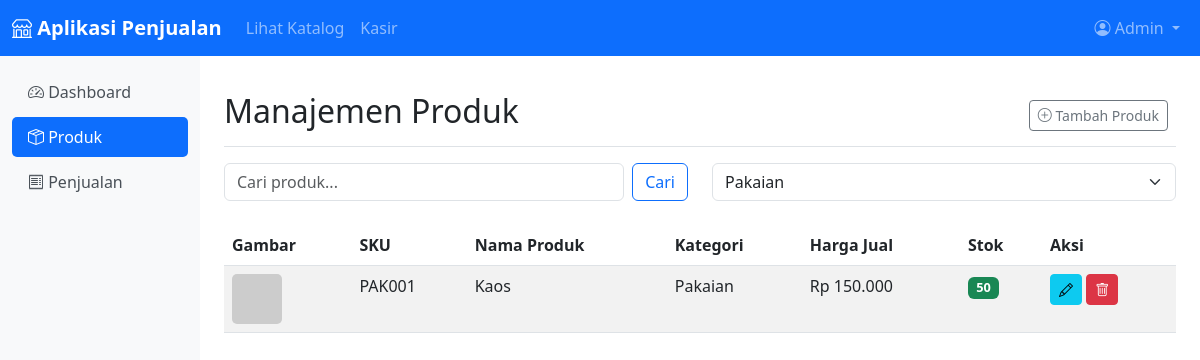
Page /products.php?category=2 (signed in) on the committed database.
### tables this page shows
CREATE TABLE products (
    id INT AUTO_INCREMENT PRIMARY KEY,
    sku VARCHAR(50) NOT NULL UNIQUE,
    nama VARCHAR(100) NOT NULL,
    category_id INT,
    deskripsi TEXT,
    harga_jual DECIMAL(10,2) NOT NULL,
    harga_beli DECIMAL(10,2),
    stok INT NOT NULL DEFAULT 0,
    gambar_path VARCHAR(255),
    created_at TIMESTAMP DEFAULT CURRENT_TIMESTAMP,
    updated_at TIMESTAMP DEFAULT CURRENT_TIMESTAMP ON UPDATE CURRENT_TIMESTAMP,
    FOREIGN KEY (category_id) REFERENCES categories(id) ON DELETE SET NULL
);

CREATE TABLE categories (
    id INT AUTO_INCREMENT PRIMARY KEY,
    nama VARCHAR(50) NOT NULL,
    slug VARCHAR(50) NOT NULL UNIQUE
);

### products.php (the view, shortened to what this page needs)
<?php
include 'koneksi.php';
$limit = 10;
$page = isset($_GET['page']) ? (int)$_GET['page'] : 1;
$offset = ($page - 1) * $limit;
$where = "";
$params = [];
$types = "";
if (isset($_GET['category']) && !empty($_GET['category'])) {
    $where .= " AND p.category_id = ?";
    $params[] = $_GET['category'];
    $types .= "i";
}
$query = "SELECT p.*, c.nama as category_nama FROM products p
          LEFT JOIN categories c ON p.category_id = c.id
          WHERE 1=1" . $where . "
          ORDER BY p.created_at DESC
          LIMIT ? OFFSET ?";
$stmt = $conn->prepare($query);
$all_params = $params;
$all_params[] = $limit;
$all_params[] = $offset;
$all_types = $types . "ii";
$stmt->bind_param($all_types, ...$all_params);
$stmt->execute();
$result = $stmt->get_result();
$products = [];
if ($result->num_rows > 0) {
    while ($row = $result->fetch_assoc()) {
        $products[] = $row;
    }
}
$categories = [];
$result = $conn->query("SELECT * FROM categories ORDER BY nama");
if ($result->num_rows > 0) {
    while ($row = $result->fetch_assoc()) {
        $categories[] = $row;
    }
}
?>
<!DOCTYPE html>
<html lang="id">
<head>
    <link href="https://cdn.jsdelivr.net/npm/bootstrap@5.3.0/dist/css/bootstrap.min.css" rel="stylesheet">
    <link rel="stylesheet" href="https://cdn.jsdelivr.net/npm/bootstrap-icons@1.10.0/font/bootstrap-icons.css">
</head>
<body>
    <nav class="navbar navbar-expand-lg navbar-dark bg-primary">
        <div class="container-fluid">
            <a class="navbar-brand" href="#">
                <i class="bi bi-shop"></i> Aplikasi Penjualan
            </a>
            <div class="collapse navbar-collapse" id="navbarNav">
                <ul class="navbar-nav me-auto">
                    <li class="nav-item">
                        <a class="nav-link" href="index.php">Lihat Katalog</a>
                    </li>
                    <li class="nav-item">
                        <a class="nav-link" href="pos.php">Kasir</a>
                    </li>
                </ul>
                <ul class="navbar-nav">
                    <li class="nav-item dropdown">
                        <a class="nav-link dropdown-toggle" href="#" id="navbarDropdown" role="button" data-bs-toggle="dropdown">
                            <i class="bi bi-person-circle"></i> <?php echo htmlspecialchars($_SESSION['admin_name']); ?>
                        </a>
                    </li>
                </ul>
            </div>
        </div>
    </nav>
    <div class="container-fluid">
        <div class="row">
            <div class="col-md-3 col-lg-2 d-md-block sidebar collapse">
                <div class="position-sticky pt-3">
                    <ul class="nav flex-column">
                        <li class="nav-item">
                            <a class="nav-link" href="admin_dashboard.php">
                                <i class="bi bi-speedometer2"></i> Dashboard
                            </a>
                        </li>
                        <li class="nav-item">
                            <a class="nav-link active" href="products.php">
                                <i class="bi bi-box-seam"></i> Produk
                            </a>
                        </li>
                        <li class="nav-item">
                            <a class="nav-link" href="sales_list.php">
                                <i class="bi bi-receipt"></i> Penjualan
                            </a>
                        </li>
                    </ul>
                </div>
            </div>
            <div class="col-md-9 ms-sm-auto col-lg-10 px-md-4 content">
                <div class="d-flex justify-content-between flex-wrap flex-md-nowrap align-items-center pt-3 pb-2 mb-3 border-bottom">
                    <h1 class="h2">Manajemen Produk</h1>
                    <div class="btn-toolbar mb-2 mb-md-0">
                        <div class="btn-group me-2">
                            <a href="product_form.php" class="btn btn-sm btn-outline-secondary">
                                <i class="bi bi-plus-circle"></i> Tambah Produk
                            </a>
                        </div>
                    </div>
                </div>
                <div class="row mb-4">
                    <div class="col-md-6">
                        <form action="products.php" method="get" class="d-flex">
                            <input class="form-control me-2" type="search" name="search" placeholder="Cari produk..."
                                   value="<?php echo isset($_GET['search']) ? htmlspecialchars($_GET['search']) : ''; ?>">
                            <button class="btn btn-outline-primary" type="submit">Cari</button>
                        </form>
                    </div>
                    <div class="col-md-6">
                        <form action="products.php" method="get">
                            <select class="form-select" name="category" onchange="this.form.submit()">
                                <?php foreach ($categories as $category): ?>
                                    <option value="<?php echo $category['id']; ?>"
                                            <?php echo (isset($_GET['category']) && $_GET['category'] == $category['id']) ? 'selected' : ''; ?>>
                                        <?php echo htmlspecialchars($category['nama']); ?>
                                    </option>
                                <?php endforeach; ?>
                            </select>
                        </form>
                    </div>
                </div>
                <div class="table-responsive">
                    <table class="table table-striped table-hover">
                        <thead>
                            <tr>
                                <th>Gambar</th>
                                <th>SKU</th>
                                <th>Nama Produk</th>
                                <th>Kategori</th>
                                <th>Harga Jual</th>
                                <th>Stok</th>
                                <th>Aksi</th>
                            </tr>
                        </thead>
                        <tbody>
                            <?php if (empty($products)): ?>
                                <tr>
                                    <td colspan="7" class="text-center">Tidak ada produk yang ditemukan.</td>
                                </tr>
                            <?php else: ?>
                                <?php foreach ($products as $product): ?>
                                    <tr>
                                        <td>
                                            <?php if (!empty($product['gambar_path'])): ?>
                                                <img src="download_image.php?path=<?php echo urlencode($product['gambar_path']); ?>"
                                                     class="product-image" alt="<?php echo htmlspecialchars($product['nama']); ?>">
                                            <?php else: ?>
                                                <img src="https://via.placeholder.com/50x50?text=No+Image"
                                                     class="product-image" alt="No Image">
                                            <?php endif; ?>
                                        </td>
                                        <td><?php echo htmlspecialchars($product['sku']); ?></td>
                                        <td><?php echo htmlspecialchars($product['nama']); ?></td>
                                        <td><?php echo htmlspecialchars($product['category_nama']); ?></td>
                                        <td>Rp <?php echo number_format($product['harga_jual'], 0, ',', '.'); ?></td>
                                        <td>
                                            <?php if ($product['stok'] > 10): ?>
                                                <span class="badge bg-success stock-badge"><?php echo $product['stok']; ?></span>
                                            <?php elseif ($product['stok'] > 0): ?>
                                                <span class="badge bg-warning stock-badge"><?php echo $product['stok']; ?></span>
                                            <?php else: ?>
                                                <span class="badge bg-danger stock-badge">Habis</span>
                                            <?php endif; ?>
                                        </td>
                                        <td class="action-buttons">
                                            <a href="product_form.php?id=<?php echo $product['id']; ?>" class="btn btn-sm btn-info">
                                                <i class="bi bi-pencil"></i>
                                            </a>
                                            <a href="products.php?delete=<?php echo $product['id']; ?>"
                                               class="btn btn-sm btn-danger"
                                               onclick="return confirm('Apakah Anda yakin ingin menghapus produk ini?')">
                                                <i class="bi bi-trash"></i>
                                            </a>
                                        </td>
                                    </tr>
                                <?php endforeach; ?>
                            <?php endif; ?>
                        </tbody>
                    </table>
                </div>
            </div>
        </div>
    </div>
</body>
</html>

### products.php (style rules this page uses)
.navbar-brand { font-weight: bold; }
.sidebar { min-height: calc(100vh - 56px); background-color: #f8f9fa; }
.sidebar .nav-link { color: #495057; border-radius: 5px; margin-bottom: 5px; }
.sidebar .nav-link.active { background-color: #0d6efd; color: white; }
.content { padding: 20px; }
.product-image { width: 50px; height: 50px; object-fit: cover; border-radius: 5px; }
.stock-badge { font-size: 0.8rem; }
.action-buttons .btn { padding: 0.25rem 0.5rem; font-size: 0.875rem; }

### rows in the picture
products: sku "PAK001", nama "Kaos", category.nama "Pakaian", harga_jual "150.000", stok "50"

### other values in the picture
$_SESSION['admin_name'] "Admin"
form field category "Pakaian"
